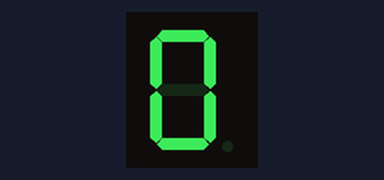
A sketch run on a simulated Arduino Uno, built with avr-gcc and run on an emulated ATmega328P. Parts: 1-digit seven-segment display. Wiring (inferred from the names in the program): 1-digit 7-segment display, segments lit when LOW: segments pin 11, pin 10, pin 9, pin 8, pin 7, pin 6, pin 5. The segment pins are drawn as the display they are named for.

Above: at 0.1 s.
At 1.1 s:
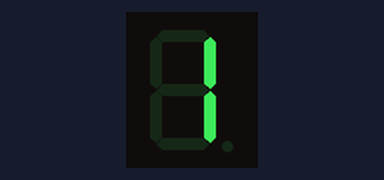
At 2.1 s:
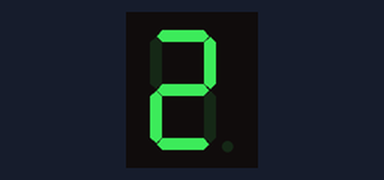
At 4.1 s:
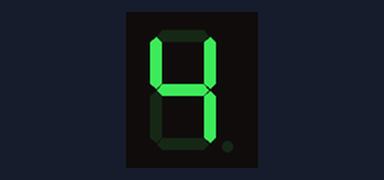
At 6.1 s:
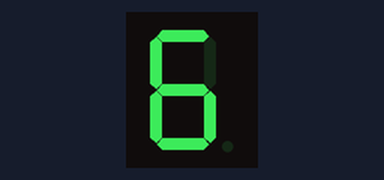
At 9.1 s:
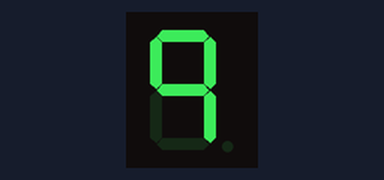

Measured:
- by itself, everything shown: repeats every 10.0 s, in 10 steps
- what the display in image 1 shows lasts 1.0 s, from 1.0 s to 2.0 s

The sketch:

exp_10_01.ino
```cpp
// Лаборатория электроники и программирования
// Эксперимент 10
// Подключение 7-сегментного одноразрядного индикатора
//

// список выводов Arduino для подключения к разрядам a-g
// семисегментного индикатора
int pins[]={11,10,9,8,7,6,5,4};
// значения для вывода цифр 0-9
byte numbers[10] = { B11111100,   // 0
                     B01100000,   // 1
                     B11011010,   // 2
                     B11110010,   // 3
                     B01100110,   // 4
                     B10110110,   // 5
                     B10111110,   // 6
                     B11100000,   // 7
                     B11111110,   // 8
                     B11100110    // 9
};
// переменная для хранения значения текущей цифры
int number=0;

void setup() {
   // Сконфигурировать контакты как выходы
   for(int i=0;i<7;i++)
      pinMode(pins[i],OUTPUT);
}

void loop()  {
   setNumber(number);
   delay(1000);
   // следующая цифра
   number=(number+1)%10;
}

// функция вывода цифры на семисегментный индикатор
void setNumber(int num) {
   for(int i=0;i<7;i++) {
      if(bitRead(numbers[num],7-i)==HIGH) // зажечь сегмент
         digitalWrite(pins[i],LOW);
      else  // потушить сегмент
         digitalWrite(pins[i],HIGH);
   }
}
```
